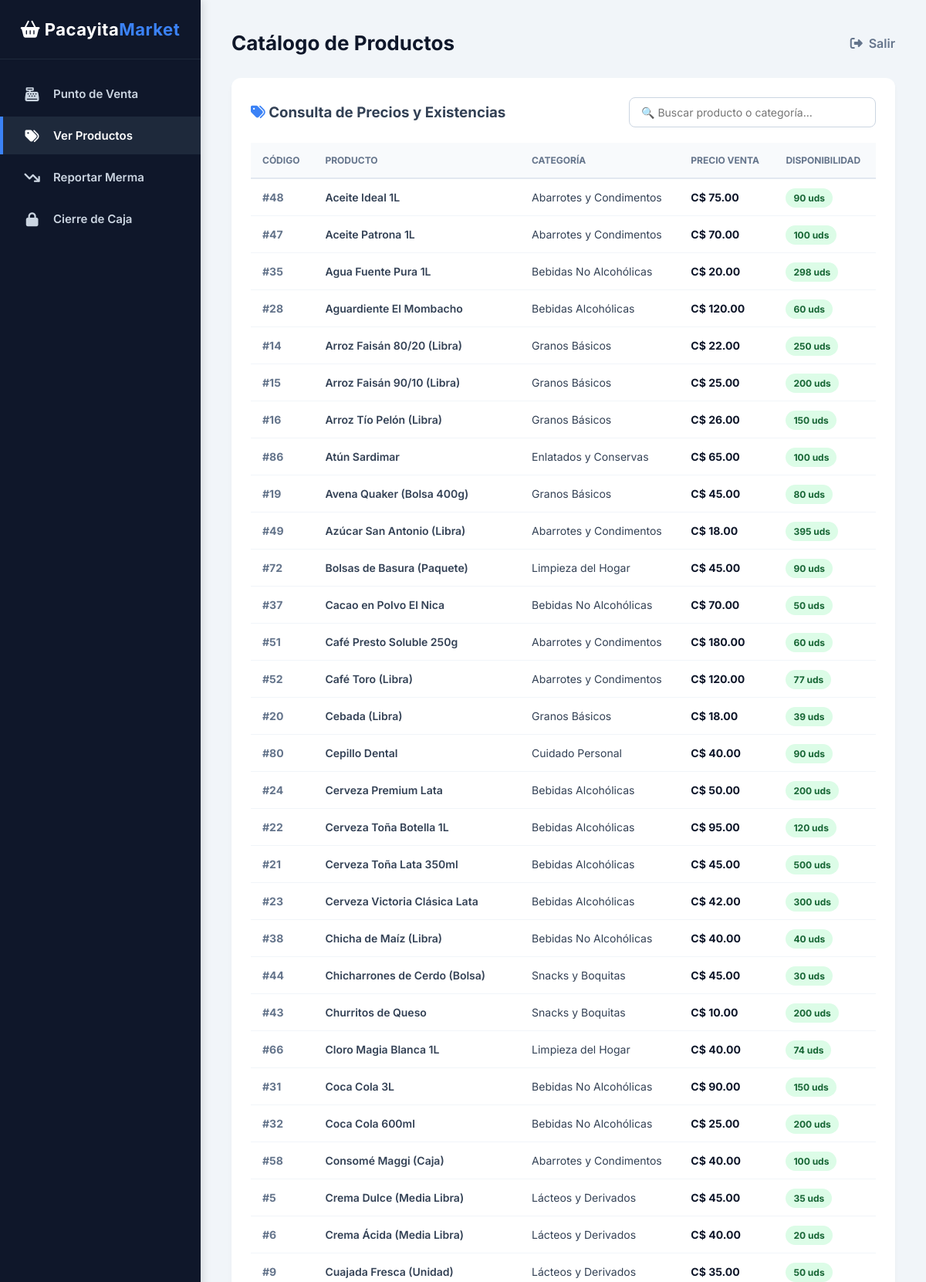
/productos (signed in, upper part), run on the app's committed database.
### tables this page shows
CREATE TABLE PRODUCTO (
    id_producto INTEGER PRIMARY KEY AUTOINCREMENT,
    id_categoria INTEGER NOT NULL,
    id_proveedor INTEGER NOT NULL,
    nombre TEXT NOT NULL UNIQUE,
    precio_venta REAL NOT NULL,
    stock INTEGER NOT NULL DEFAULT 0,
    FOREIGN KEY (id_categoria) REFERENCES CATEGORIA(id_categoria),
    FOREIGN KEY (id_proveedor) REFERENCES PROVEEDOR(id_proveedor)
);

CREATE TABLE CATEGORIA (
    id_categoria INTEGER PRIMARY KEY AUTOINCREMENT,
    nombre_categoria TEXT NOT NULL UNIQUE
);

### app.py (the view)
@app.route("/productos")
def ver_productos():
    if 'id_usuario' not in session:
        return redirect("/")
    conn = get_db_connection()
    query = """
        SELECT P.id_producto, P.nombre, P.precio_venta, P.stock, C.nombre_categoria
        FROM PRODUCTO P
        INNER JOIN CATEGORIA C ON P.id_categoria = C.id_categoria
        ORDER BY P.nombre ASC
    """
    productos = conn.execute(query).fetchall()
    conn.close()
    return render_template("productos.html", productos=productos)

### app.py (called while the page is built)
def get_db_connection():
    conn = sqlite3.connect('MinMarketPacaya.db')
    conn.row_factory = sqlite3.Row
    return conn

### templates/productos.html (shortened to what this page needs)
{% extends "base.html" %}
{% block titulo %}Catálogo de Productos{% endblock %}
{% block contenido %}
<div class="card">
    <div style="display: flex; justify-content: space-between; align-items: center; margin-bottom: 20px;">
        <h3><i class="fa-solid fa-tags" style="color: var(--accent);"></i> Consulta de Precios y Existencias</h3>
        <input type="text" id="filtroCatalogo" placeholder="🔍 Buscar producto o categoría..."
               style="padding: 10px 15px; width: 320px; border-radius: 8px; border: 1px solid #cbd5e1; font-size: 14px;">
    </div>
    <table id="tablaCatalogo">
        <thead>
            <tr>
                <th>Código</th>
                <th>Producto</th>
                <th>Categoría</th>
                <th>Precio Venta</th>
                <th>Disponibilidad</th>
            </tr>
        </thead>
        <tbody>
            {% for p in productos %}
            <tr>
                <td style="color: #64748b; font-weight: bold;">#{{ p['id_producto'] }}</td>
                <td style="font-weight: 600;">{{ p['nombre'] }}</td>
                <td>{{ p['nombre_categoria'] }}</td>
                <td style="font-weight: 700; color: #0f172a;">C$ {{ "%.2f"|format(p['precio_venta']) }}</td>
                <td>
                    {% if p['stock'] == 0 %}
                        <span style="background: #fee2e2; color: #991b1b; padding: 5px 10px; border-radius: 20px; font-size: 12px; font-weight: bold;">Agotado (0)</span>
                    {% elif p['stock'] <= 15 %}
                        <span class="badge-warning">Bajo: {{ p['stock'] }} uds</span>
                    {% else %}
                        <span class="badge-success">{{ p['stock'] }} uds</span>
                    {% endif %}
                </td>
            </tr>
            {% endfor %}
        </tbody>
    </table>
</div>
{% endblock %}

### templates/base.html (style rules this page uses)
:root { --sidebar-bg: #0f172a; --sidebar-hover: #1e293b; --accent: #3b82f6; --accent-hover: #2563eb; --bg-main: #f1f5f9; --text-dark: #334155; }
* { margin: 0; padding: 0; box-sizing: border-box; font-family: 'Inter', sans-serif; }
body { display: flex; height: 100vh; background-color: var(--bg-main); color: var(--text-dark); }
.card { background: white; padding: 25px; border-radius: 12px; box-shadow: 0 4px 6px -1px rgba(0,0,0,0.05); }
table { width: 100%; border-collapse: collapse; margin-top: 15px; }
th { background: #f8fafc; color: #64748b; text-transform: uppercase; font-size: 12px; padding: 15px; text-align: left; border-bottom: 2px solid #e2e8f0; }
td { padding: 15px; border-bottom: 1px solid #f1f5f9; font-size: 14px; color: #334155; vertical-align: middle; }
.badge-success { background: #dcfce7; color: #166534; padding: 5px 10px; border-radius: 20px; font-size: 12px; font-weight: bold; }

### data on the page
PRODUCTO: id_producto "48", nombre "Aceite Ideal 1L", nombre_categoria "Abarrotes y Condimentos", precio_venta "75.00", stock "90"
PRODUCTO: id_producto "47", nombre "Aceite Patrona 1L", nombre_categoria "Abarrotes y Condimentos", precio_venta "70.00", stock "100"
PRODUCTO: id_producto "35", nombre "Agua Fuente Pura 1L", nombre_categoria "Bebidas No Alcohólicas", precio_venta "20.00", stock "298"
PRODUCTO: id_producto "28", nombre "Aguardiente El Mombacho", nombre_categoria "Bebidas Alcohólicas", precio_venta "120.00", stock "60"
PRODUCTO: id_producto "14", nombre "Arroz Faisán 80/20 (Libra)", nombre_categoria "Granos Básicos", precio_venta "22.00", stock "250"
PRODUCTO: id_producto "15", nombre "Arroz Faisán 90/10 (Libra)", nombre_categoria "Granos Básicos", precio_venta "25.00", stock "200"
PRODUCTO: id_producto "16", nombre "Arroz Tío Pelón (Libra)", nombre_categoria "Granos Básicos", precio_venta "26.00", stock "150"
PRODUCTO: id_producto "86", nombre "Atún Sardimar", nombre_categoria "Enlatados y Conservas", precio_venta "65.00", stock "100"
PRODUCTO: id_producto "19", nombre "Avena Quaker (Bolsa 400g)", nombre_categoria "Granos Básicos", precio_venta "45.00", stock "80"
PRODUCTO: id_producto "49", nombre "Azúcar San Antonio (Libra)", nombre_categoria "Abarrotes y Condimentos", precio_venta "18.00", stock "395"
PRODUCTO: id_producto "72", nombre "Bolsas de Basura (Paquete)", nombre_categoria "Limpieza del Hogar", precio_venta "45.00", stock "90"
PRODUCTO: id_producto "37", nombre "Cacao en Polvo El Nica", nombre_categoria "Bebidas No Alcohólicas", precio_venta "70.00", stock "50"
PRODUCTO: id_producto "51", nombre "Café Presto Soluble 250g", nombre_categoria "Abarrotes y Condimentos", precio_venta "180.00", stock "60"
PRODUCTO: id_producto "52", nombre "Café Toro (Libra)", nombre_categoria "Abarrotes y Condimentos", precio_venta "120.00", stock "77"
PRODUCTO: id_producto "20", nombre "Cebada (Libra)", nombre_categoria "Granos Básicos", precio_venta "18.00", stock "39"
PRODUCTO: id_producto "80", nombre "Cepillo Dental", nombre_categoria "Cuidado Personal", precio_venta "40.00", stock "90"
PRODUCTO: id_producto "24", nombre "Cerveza Premium Lata", nombre_categoria "Bebidas Alcohólicas", precio_venta "50.00", stock "200"
PRODUCTO: id_producto "22", nombre "Cerveza Toña Botella 1L", nombre_categoria "Bebidas Alcohólicas", precio_venta "95.00", stock "120"
PRODUCTO: id_producto "21", nombre "Cerveza Toña Lata 350ml", nombre_categoria "Bebidas Alcohólicas", precio_venta "45.00", stock "500"
PRODUCTO: id_producto "23", nombre "Cerveza Victoria Clásica Lata", nombre_categoria "Bebidas Alcohólicas", precio_venta "42.00", stock "300"
PRODUCTO: id_producto "38", nombre "Chicha de Maíz (Libra)", nombre_categoria "Bebidas No Alcohólicas", precio_venta "40.00", stock "40"
PRODUCTO: id_producto "44", nombre "Chicharrones de Cerdo (Bolsa)", nombre_categoria "Snacks y Boquitas", precio_venta "45.00", stock "30"
PRODUCTO: id_producto "43", nombre "Churritos de Queso", nombre_categoria "Snacks y Boquitas", precio_venta "10.00", stock "200"
PRODUCTO: id_producto "66", nombre "Cloro Magia Blanca 1L", nombre_categoria "Limpieza del Hogar", precio_venta "40.00", stock "74"
PRODUCTO: id_producto "31", nombre "Coca Cola 3L", nombre_categoria "Bebidas No Alcohólicas", precio_venta "90.00", stock "150"
PRODUCTO: id_producto "32", nombre "Coca Cola 600ml", nombre_categoria "Bebidas No Alcohólicas", precio_venta "25.00", stock "200"
PRODUCTO: id_producto "58", nombre "Consomé Maggi (Caja)", nombre_categoria "Abarrotes y Condimentos", precio_venta "40.00", stock "100"
PRODUCTO: id_producto "5", nombre "Crema Dulce (Media Libra)", nombre_categoria "Lácteos y Derivados", precio_venta "45.00", stock "35"
PRODUCTO: id_producto "6", nombre "Crema Ácida (Media Libra)", nombre_categoria "Lácteos y Derivados", precio_venta "40.00", stock "20"
PRODUCTO: id_producto "9", nombre "Cuajada Fresca (Unidad)", nombre_categoria "Lácteos y Derivados", precio_venta "35.00", stock "50"
